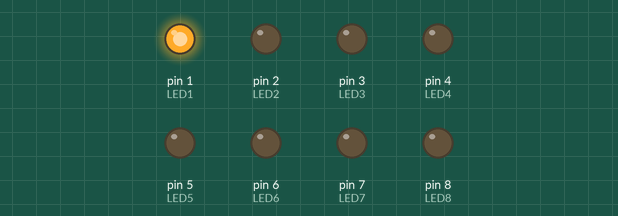
A sketch run on a simulated Arduino Uno, built with avr-gcc and run on an emulated ATmega328P. Shown: output pins drawn as LEDs (lit = HIGH).

Above: at 0.2 s.
At 1.2 s:
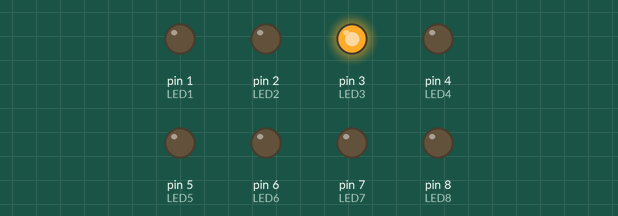
At 1.7 s:
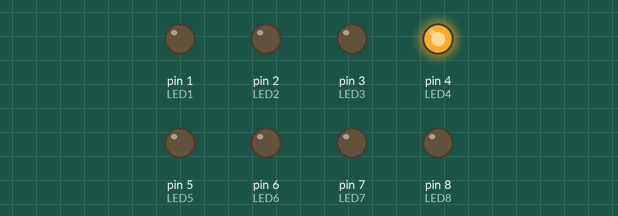
At 2.2 s:
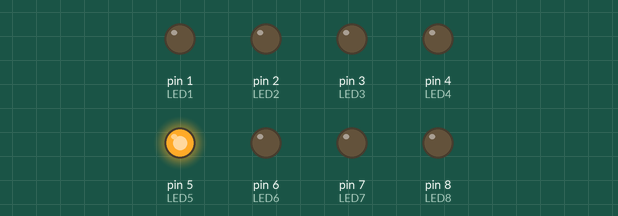
At 3.2 s:
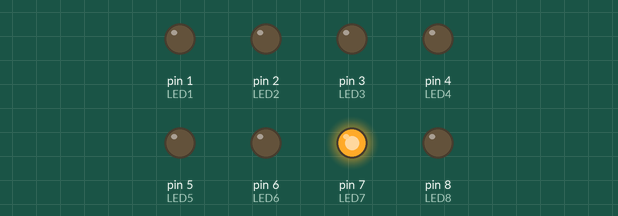
At 4.7 s:
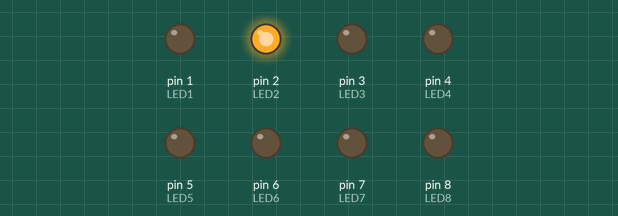
Timing chart, 0 to 5.2 s (numbered marks = the images above):
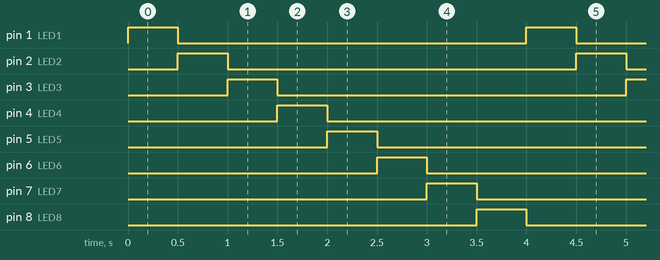

The sketch:

1B_Codigo_.ino
```cpp
#define LED1 1
#define LED2 2
#define LED3 3
#define LED4 4
#define LED5 5
#define LED6 6
#define LED7 7
#define LED8 8

void setup()
{
 pinMode( LED1 , OUTPUT );
 pinMode( LED2 , OUTPUT );
 pinMode( LED3 , OUTPUT );
 pinMode( LED4 , OUTPUT );
 pinMode( LED5 , OUTPUT );
 pinMode( LED6 , OUTPUT );
 pinMode( LED7 , OUTPUT );
 pinMode( LED8 , OUTPUT );
}

void loop()
{
 digitalWrite( LED1 , HIGH );
 digitalWrite( LED2 , LOW );
 delay(500);
 digitalWrite( LED1 , LOW);
 digitalWrite( LED2 , HIGH );
 digitalWrite( LED3, LOW );
 delay(500);
 digitalWrite( LED2 , LOW);
 digitalWrite( LED3 , HIGH );
 digitalWrite( LED4, LOW );
 delay(500);
 digitalWrite( LED3 , LOW);
 digitalWrite( LED4 , HIGH );
 digitalWrite( LED5, LOW );
 delay(500);
 digitalWrite( LED4 , LOW);
 digitalWrite( LED5 , HIGH );
 digitalWrite( LED6, LOW );
 delay(500);
 digitalWrite( LED5 , LOW);
 digitalWrite( LED6 , HIGH );
 digitalWrite( LED7, LOW );
 delay(500);
 digitalWrite( LED6 , LOW);
 digitalWrite( LED7 , HIGH );
 digitalWrite( LED8, LOW );
 delay(500);
 digitalWrite( LED7 , LOW);
 digitalWrite( LED8 , HIGH );
 delay(500);
 digitalWrite( LED8 , LOW );
}
```

Measured:
- by itself, pin 1 (LED1), pin 2 (LED2), pin 3 (LED3), pin 4 (LED4), pin 5 (LED5), pin 6 (LED6), pin 7 (LED7), pin 8 (LED8): alternates HIGH for 0.50 s and LOW for 3.5 s
- by itself, everything shown: repeats every 4.0 s, in 9 steps
